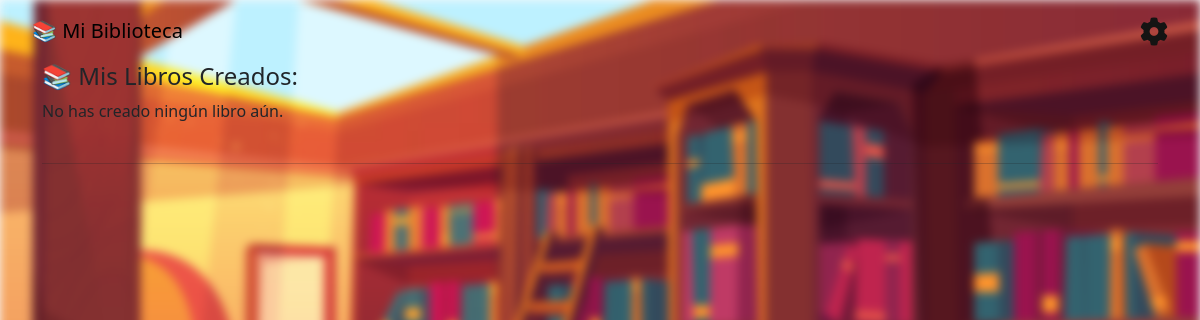
/mis-libros/ (signed in), run on an earlier commit of the app's database.
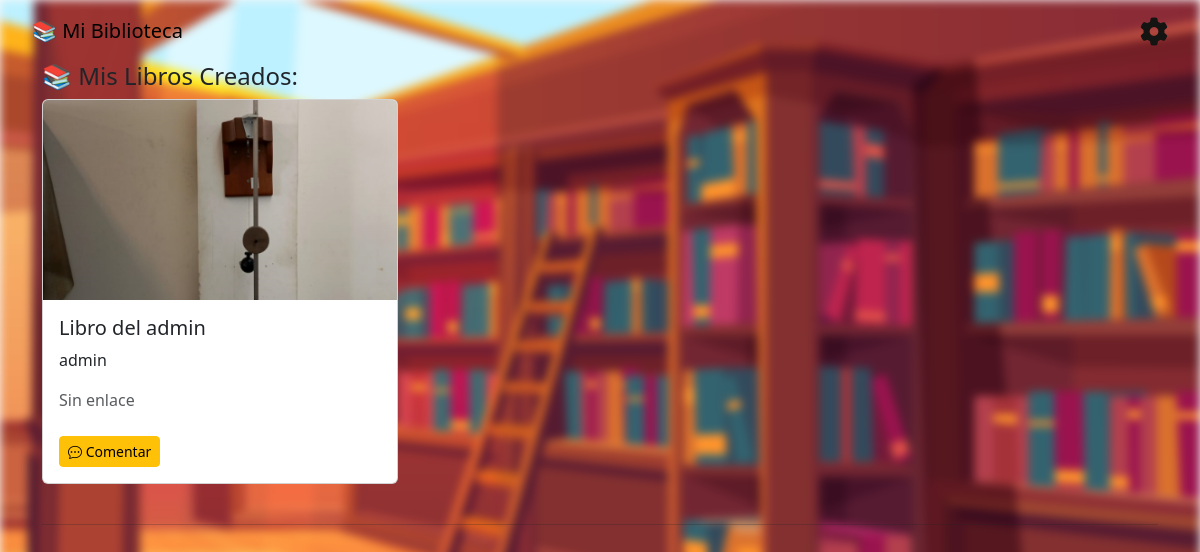
And on a later commit of the database.
### modulo/models.py (models this page shows, shortened)
class Libro(models.Model):
    titulo = models.CharField(max_length=200)
    autor = models.CharField(max_length=200)
    ISBN = models.CharField(max_length=13, blank=True)
    fecha_publicacion = models.DateField(default='2000-01-01')
    categoria = models.ForeignKey(Categoria, on_delete=models.SET_NULL, null=True)
    portada = models.ImageField(upload_to='portadas/', blank=True, null=True)
    link = models.URLField(max_length=500, blank=True)
    creado_por_usuario = models.BooleanField(default=False)
    slug_titulo = models.SlugField(max_length=255, unique=False, blank=True)
    slug_autor = models.SlugField(max_length=255, unique=False, blank=True)
    usuario_creador = models.ForeignKey(User, on_delete=models.SET_NULL, null=True, blank=True)
    descripcion = models.TextField(blank=True, null=True) # Añade descripción si no la tenías
    fecha_creacion_usuario = models.DateTimeField(auto_now_add=True, null=True, blank=True) # Para la fecha de creación por usuario

### modulo/views.py (the view)
# urls.py: path('mis-libros/', views.libros_creados, name='libros_creados'),
@login_required
def libros_creados(request):
    libros_usuario = Libro.objects.filter(usuario_creador=request.user).order_by('-fecha_creacion_usuario')
    context = {
        'libros_usuario': libros_usuario,
    }
    return render(request, 'modulo/libros_creados.html', context)

### modulo/templates/modulo/libros_creados.html (shortened to what this page needs)
{% extends 'modulo/base.html' %}
{% block content %}
    <h4>📚 Mis Libros Creados:</h4>
    <div class="row">
        {% for libro_usuario in libros_usuario %}
            <div class="col-md-4 mb-3">
                <div class="card h-100">
                    {% if libro_usuario.portada %}
                        <img src="{{ libro_usuario.portada.url }}" class="card-img-top" style="height: 200px; object-fit: cover;">
                    {% endif %}
                    <div class="card-body">
                        <h5 class="card-title">{{ libro_usuario.titulo }}</h5>
                        <p class="card-text">{{ libro_usuario.autor }}</p>
                        {% if libro_usuario.link %}
                            <a href="{{ libro_usuario.link }}" target="_blank" class="btn btn-sm btn-outline-primary">Ver online</a>
                        {% else %}
                            <p class="text-muted">Sin enlace</p>
                        {% endif %}
                        <a href="{% url 'comentarios_libro' titulo_slug=libro_usuario.slug_titulo autor_slug=libro_usuario.slug_autor %}"
                           class="btn btn-warning btn-sm position-relative mt-2">
                            <i class="bi bi-chat-dots"></i> Comentar
                        </a>
                    </div>
                </div>
            </div>
        {% empty %}
            <p>No has creado ningún libro aún.</p>
        {% endfor %}
    </div>
    <hr class="my-4">
{% endblock %}

### modulo/templates/modulo/base.html (shortened to what this page needs)
<!DOCTYPE html>
<html lang="es">
<head>
    {% load static %} <meta charset="UTF-8">
    <link href="https://cdn.jsdelivr.net/npm/bootstrap@5.3.0/dist/css/bootstrap.min.css" rel="stylesheet">
    <link href="https://cdnjs.cloudflare.com/ajax/libs/font-awesome/6.0.0/css/all.min.css" rel="stylesheet">
    <link href="{% static 'modulo/css/base.css' %}" rel="stylesheet">
    <link rel="stylesheet" href="https://cdn.jsdelivr.net/npm/bootstrap-icons@1.11.3/font/bootstrap-icons.min.css">
</head>
<body class="bg-light">
<nav class="navbar navbar-expand-lg">
  <div class="container-fluid">
    <a class="navbar-brand" href="{% url 'index' %}">📚 Mi Biblioteca</a>
    <div class="d-flex ms-auto align-items-center">
      {% if user.is_authenticated %}
        <div class="settings-menu">
          <div class="settings-icon" title="Opciones">
                <i class="fas fa-cog"></i> </div>
        </div>
      {% else %}
        <a href="{% url 'login' %}" class="btn btn-outline-light me-2 btn-sm">Iniciar sesión</a>
        <a href="{% url 'registro' %}" class="btn btn-primary btn-sm">Registrarse</a>
      {% endif %}
    </div>
  </div>
</nav>
<main class="container mb-5">
    {% block content %}
    {% endblock %}
</main>
</body>
</html>

### modulo/static/modulo/css/base.css (style rules this page uses)
body { position: relative; }
body::before { content: ""; position: fixed; top: 0; left: 0; width: 100%; height: 100%; background-image: url('../img/1722.jpg'); background-size: cover; filter: blur(5px); z-index: -1; }
.navbar { display: flex; justify-content: space-between; align-items: center; background: transparent; padding: 10px 20px; }
.settings-menu { position: relative; display: inline-block; }
.settings-icon { font-size: 28px; cursor: pointer; color: #141413; transition: transform 0.3s ease; }

What changed in the data, as far as the page shows it:
added Libro: portada (picture), titulo "Libro del admin", autor "admin", link "Sin enlace"
Also different on the page:
text no longer shown: "No has creado ningún libro aún."
